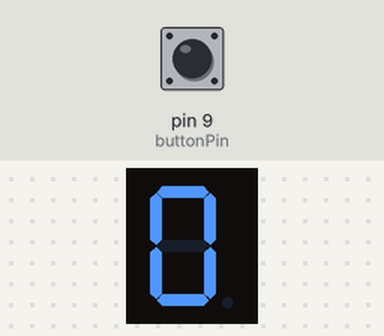
Simulated run of this sketch. Board: Arduino Uno, built with avr-gcc and run on an emulated ATmega328P. Shown: 1-digit seven-segment display. Wiring (inferred from the names in the program): 1-digit 7-segment display, segments lit when HIGH: segments pin 8, pin 7, pin 6, pin 5, pin 4, pin 3, pin 2. Inputs (shaded band) come from the test bench; at power-on: pin 9 (buttonPin) HIGH. The segment pins are drawn as the display they are named for.

Above: at 1.2 s.
1.3 s: pin 9 (buttonPin) pulled LOW for 0.15 s
At 2.5 s:
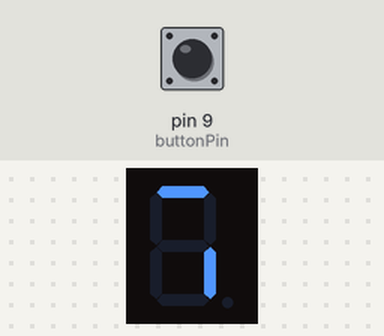
2.9 s: pin 9 (buttonPin) pulled LOW for 1 s
At 4.0 s:
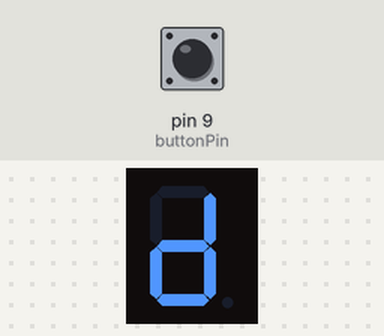
5.4 s: pin 9 (buttonPin) pulled LOW for 0.15 s
At 5.9 s:
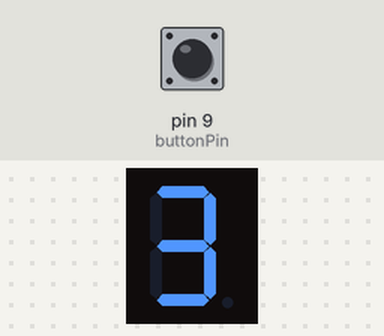
7.0 s: pin 9 (buttonPin) pulled LOW for 3.2 s
At 8.3 s:
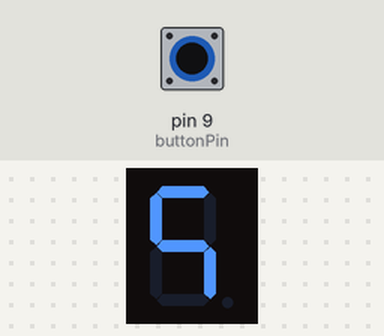
11.7 s: pin 9 (buttonPin) pulled LOW for 0.15 s
At 12.9 s:
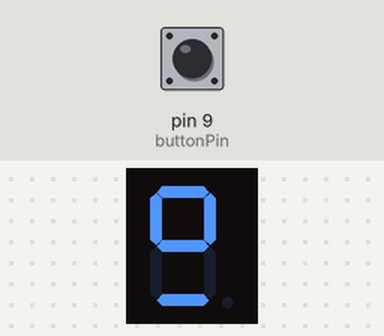
13.3 s: pin 9 (buttonPin) pulled LOW for 1 s
At 14.3 s:
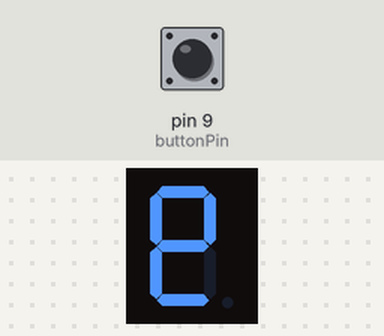
Timing chart, 0 to 16.3 s (numbered marks = the images above; inputs shaded):
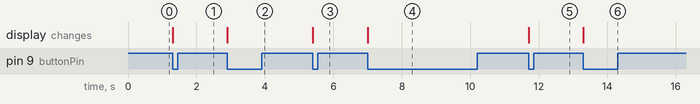

Measured:
- after the input at 1.3 s, the display: changes at once (image 1)
- after the input at 2.9 s, the display: changes at once (image 2)
- after the input at 5.4 s, the display: changes at once (image 3)
- after the input at 7.0 s, the display: changes at once (image 4)
- after the input at 11.7 s, the display: changes at once (image 5)
- after the input at 13.3 s, the display: changes at once (image 6)

The sketch:

sketch_feb4a.ino
```cpp
const int A = 2, B = 3, C = 4, D = 5, E = 6, F = 7, G = 8;
const int buttonPin = 9;
int currentNumber = 0;
int lastButtonState = LOW;
unsigned long lastDebounceTime = 0;
const int debounceDelay = 200;
void setup() {
  pinMode(A, OUTPUT);
  pinMode(B, OUTPUT);
  pinMode(C, OUTPUT);
  pinMode(D, OUTPUT);
  pinMode(E, OUTPUT);
  pinMode(F, OUTPUT);
  pinMode(G, OUTPUT);
  pinMode(buttonPin, INPUT_PULLUP);
  displayNumber(currentNumber);
}
void loop() {
  int buttonState = digitalRead(buttonPin);
  if (buttonState == LOW && lastButtonState == HIGH && (millis() - lastDebounceTime) > debounceDelay) {
    lastDebounceTime = millis();
    currentNumber++;
    if (currentNumber > 9) currentNumber = 0;
    displayNumber(currentNumber);
  }
  lastButtonState = buttonState;
}
void displayNumber(int number) {
  const bool digits[10][7] = {
    {LOW,HIGH,HIGH,HIGH,HIGH,HIGH,HIGH},
	  {LOW,LOW,LOW,LOW,HIGH,LOW,HIGH},
    {HIGH,LOW,HIGH,HIGH,HIGH,HIGH,LOW},
    {HIGH,LOW,LOW,HIGH,HIGH,HIGH,HIGH},
    {HIGH,HIGH,LOW,LOW,HIGH,LOW,HIGH},
    {HIGH,HIGH,LOW,HIGH,LOW,HIGH,HIGH},
    {HIGH,HIGH,HIGH,HIGH,LOW,HIGH,HIGH},
    {LOW,LOW,LOW,HIGH,HIGH,LOW,HIGH},
    {HIGH,HIGH,HIGH,HIGH,HIGH,HIGH,HIGH},
    {HIGH,HIGH,LOW,HIGH,HIGH,HIGH,HIGH},

  };
  digitalWrite(A, digits[number][0]);
  digitalWrite(B, digits[number][1]);
  digitalWrite(C, digits[number][2]);
  digitalWrite(D, digits[number][3]);
  digitalWrite(E, digits[number][4]);
  digitalWrite(F, digits[number][5]);
  digitalWrite(G, digits[number][6]);
}
```
